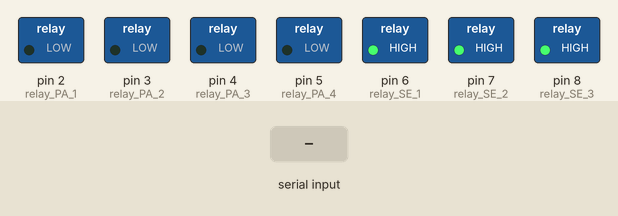
Recording of a sketch running on a simulated Arduino Uno, built with avr-gcc and run on an emulated ATmega328P. Shown: switched loads named in the sketch (green lamp = pin HIGH). The test bench sets the inputs (shaded band).

Above: at 1.8 s.
1.9 s: "2\n" received over the second serial link
At 4.5 s:
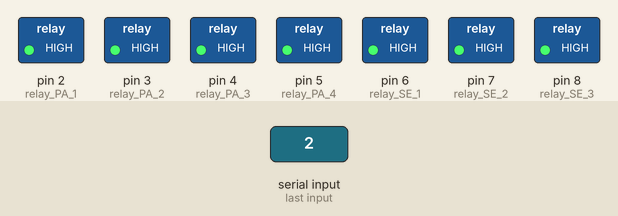
4.9 s: "1\n" received over the second serial link
At 5.3 s:
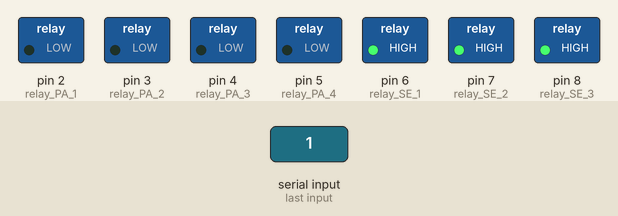
Timing chart, 0 to 7.9 s (numbered marks = the images above; inputs shaded):
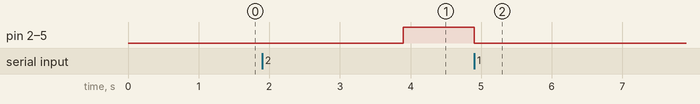

The sketch:

CAR_BAT_UNO_REALY_FINAL.ino
```cpp
#include <SoftwareSerial.h>

#define relay_PA_1 2
#define relay_PA_2 3
#define relay_PA_3 4
#define relay_PA_4 5

#define relay_SE_1 6
#define relay_SE_2 7
#define relay_SE_3 8

SoftwareSerial mySerial(13,12);

void setup() {              // 병렬 OFF : LOW
  Serial.begin(115200);     //      ON : HIGH
  mySerial.begin(115200);   // 직렬 OFF : HIGH
  relay_setup();            //      ON : LOW
}

void relay_setup(){
  pinMode(relay_PA_1,OUTPUT);
  digitalWrite(relay_PA_1, LOW);
  pinMode(relay_PA_2,OUTPUT);
  digitalWrite(relay_PA_2, LOW);
  pinMode(relay_PA_3,OUTPUT);
  digitalWrite(relay_PA_3, LOW);
  pinMode(relay_PA_4,OUTPUT);
  digitalWrite(relay_PA_4, LOW);

  delay(300);

  pinMode(relay_SE_1,OUTPUT);
  digitalWrite(relay_SE_1, HIGH);
  pinMode(relay_SE_2,OUTPUT);
  digitalWrite(relay_SE_2, HIGH);
  pinMode(relay_SE_3,OUTPUT);
  digitalWrite(relay_SE_3, HIGH);

  delay(300);
}

void set_relay_Off(){
  digitalWrite(relay_PA_1, LOW);  //병렬 OFF
  digitalWrite(relay_PA_2, LOW);
  digitalWrite(relay_PA_3, LOW);
  digitalWrite(relay_PA_4, LOW);

  delay(1000);

  digitalWrite(relay_SE_1, HIGH); //직렬 OFF
  digitalWrite(relay_SE_2, HIGH);
  digitalWrite(relay_SE_3, HIGH);

  delay(1000);
}

void set_relay_Serial(){
  digitalWrite(relay_PA_1, LOW);  //병렬 OFF
  digitalWrite(relay_PA_2, LOW);
  digitalWrite(relay_PA_3, LOW);
  digitalWrite(relay_PA_4, LOW);

  delay(1000);

  digitalWrite(relay_SE_1, HIGH); //직렬 OFF
  digitalWrite(relay_SE_2, HIGH);
  digitalWrite(relay_SE_3, HIGH);

  delay(1000);

  digitalWrite(relay_PA_1, HIGH);  //병렬 ON
  digitalWrite(relay_PA_2, HIGH);
  digitalWrite(relay_PA_3, HIGH);
  digitalWrite(relay_PA_4, HIGH);

  delay(1000);
}

void set_relay_Parallel(){
  digitalWrite(relay_PA_1, LOW);  //병렬 OFF
  digitalWrite(relay_PA_2, LOW);
  digitalWrite(relay_PA_3, LOW);
  digitalWrite(relay_PA_4, LOW);

  delay(1000);

  digitalWrite(relay_SE_1, HIGH); //직렬 OFF
  digitalWrite(relay_SE_2, HIGH);
  digitalWrite(relay_SE_3, HIGH);

  delay(1000);

  digitalWrite(relay_SE_1, LOW);  //직렬 ON
  digitalWrite(relay_SE_2, LOW);
  digitalWrite(relay_SE_3, LOW);

  delay(1000);
}

void loop() {
  if(mySerial.available()>0){
    int data = mySerial.parseInt();
    if(data == 1) set_relay_Off();
    else if(data == 2) set_relay_Serial();
    else if(data == 3) set_relay_Parallel();
  }
}
```

Measured:
- after the input at 1.9 s, pin 2 (relay_PA_1), pin 3 (relay_PA_2), pin 4 (relay_PA_3), pin 5 (relay_PA_4): LOW → HIGH after 2.0 s
- after the input at 4.9 s, pin 2 (relay_PA_1), pin 3 (relay_PA_2), pin 4 (relay_PA_3), pin 5 (relay_PA_4): HIGH → LOW at once
